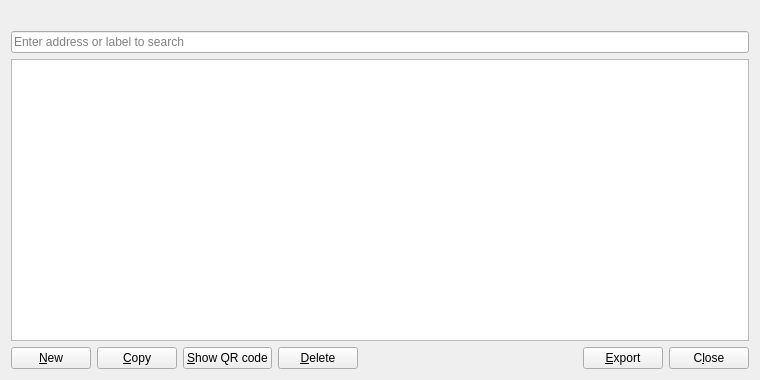
<?xml version="1.0" encoding="UTF-8"?>
<ui version="4.0">
 <class>AddressBookPage</class>
 <widget class="QWidget" name="AddressBookPage">
  <property name="geometry">
   <rect>
    <x>0</x>
    <y>0</y>
    <width>760</width>
    <height>380</height>
   </rect>
  </property>
  <layout class="QVBoxLayout" name="verticalLayout">
   <item>
    <widget class="QLabel" name="labelExplanation">
     <property name="textFormat">
      <enum>Qt::PlainText</enum>
     </property>
     <property name="wordWrap">
      <bool>true</bool>
     </property>
    </widget>
   </item>
   <item>
    <widget class="QLineEdit" name="searchLineEdit">
     <property name="placeholderText">
      <string>Enter address or label to search</string>
     </property>
    </widget>
   </item>
   <item>
    <widget class="QTableView" name="tableView">
     <property name="contextMenuPolicy">
      <enum>Qt::CustomContextMenu</enum>
     </property>
     <property name="toolTip">
      <string>Right-click to edit address or label</string>
     </property>
     <property name="tabKeyNavigation">
      <bool>false</bool>
     </property>
     <property name="alternatingRowColors">
      <bool>true</bool>
     </property>
     <property name="selectionMode">
      <enum>QAbstractItemView::SingleSelection</enum>
     </property>
     <property name="selectionBehavior">
      <enum>QAbstractItemView::SelectRows</enum>
     </property>
     <property name="sortingEnabled">
      <bool>true</bool>
     </property>
     <attribute name="verticalHeaderVisible">
      <bool>false</bool>
     </attribute>
    </widget>
   </item>
   <item>
    <layout class="QHBoxLayout" name="horizontalLayout">
     <item>
      <widget class="QPushButton" name="newAddress">
       <property name="toolTip">
        <string>Create a new address</string>
       </property>
       <property name="text">
        <string>&amp;New</string>
       </property>
       <property name="autoDefault">
        <bool>false</bool>
       </property>
      </widget>
     </item>
     <item>
      <widget class="QPushButton" name="copyAddress">
       <property name="toolTip">
        <string>Copy the currently selected address to the system clipboard</string>
       </property>
       <property name="text">
        <string>&amp;Copy</string>
       </property>
       <property name="autoDefault">
        <bool>false</bool>
       </property>
      </widget>
     </item>
     <item>
      <widget class="QPushButton" name="showAddressQRCode">
       <property name="toolTip">
        <string>Show QR code for the currently selected address</string>
       </property>
       <property name="text">
        <string>&amp;Show QR code</string>
       </property>
       <property name="autoDefault">
        <bool>false</bool>
       </property>
      </widget>
     </item>
     <item>
      <widget class="QPushButton" name="deleteAddress">
       <property name="toolTip">
        <string>Delete the currently selected address from the list</string>
       </property>
       <property name="text">
        <string>&amp;Delete</string>
       </property>
       <property name="autoDefault">
        <bool>false</bool>
       </property>
      </widget>
     </item>
     <item>
      <spacer name="horizontalSpacer">
       <property name="orientation">
        <enum>Qt::Horizontal</enum>
       </property>
       <property name="sizeHint" stdset="0">
        <size>
         <width>40</width>
         <height>20</height>
        </size>
       </property>
      </spacer>
     </item>
     <item>
      <widget class="QPushButton" name="exportButton">
       <property name="toolTip">
        <string>Export the data in the current tab to a file</string>
       </property>
       <property name="text">
        <string>&amp;Export</string>
       </property>
       <property name="autoDefault">
        <bool>false</bool>
       </property>
      </widget>
     </item>
     <item>
      <widget class="QPushButton" name="closeButton">
       <property name="sizePolicy">
        <sizepolicy hsizetype="Minimum" vsizetype="Minimum">
         <horstretch>0</horstretch>
         <verstretch>0</verstretch>
        </sizepolicy>
       </property>
       <property name="text">
        <string>C&amp;lose</string>
       </property>
       <property name="autoDefault">
        <bool>false</bool>
       </property>
      </widget>
     </item>
    </layout>
   </item>
  </layout>
 </widget>
 <resources>
  <include location="../biblepay.qrc"/>
 </resources>
 <connections/>
</ui>
